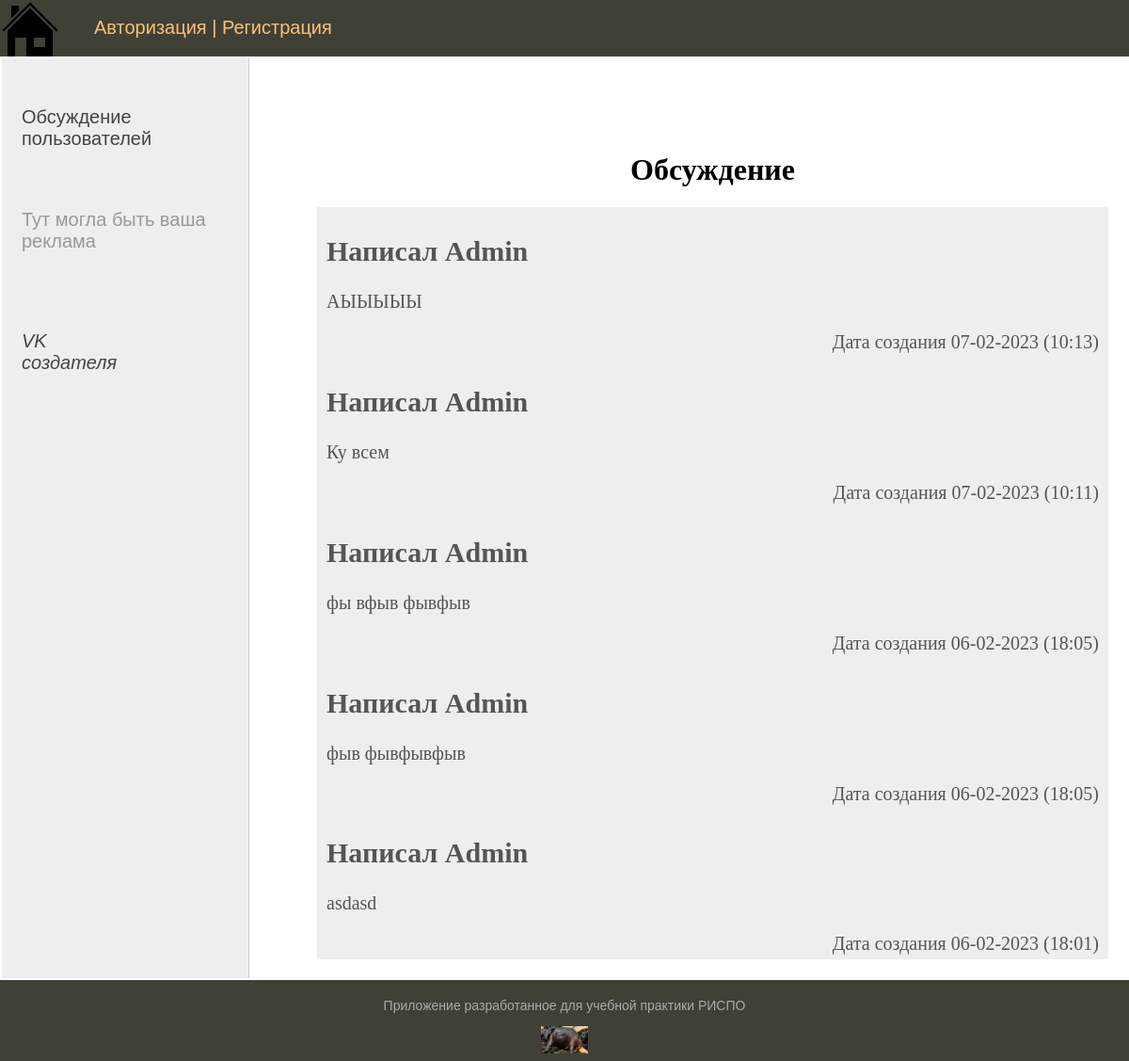
/discussion/, run on an earlier commit of the app's database.
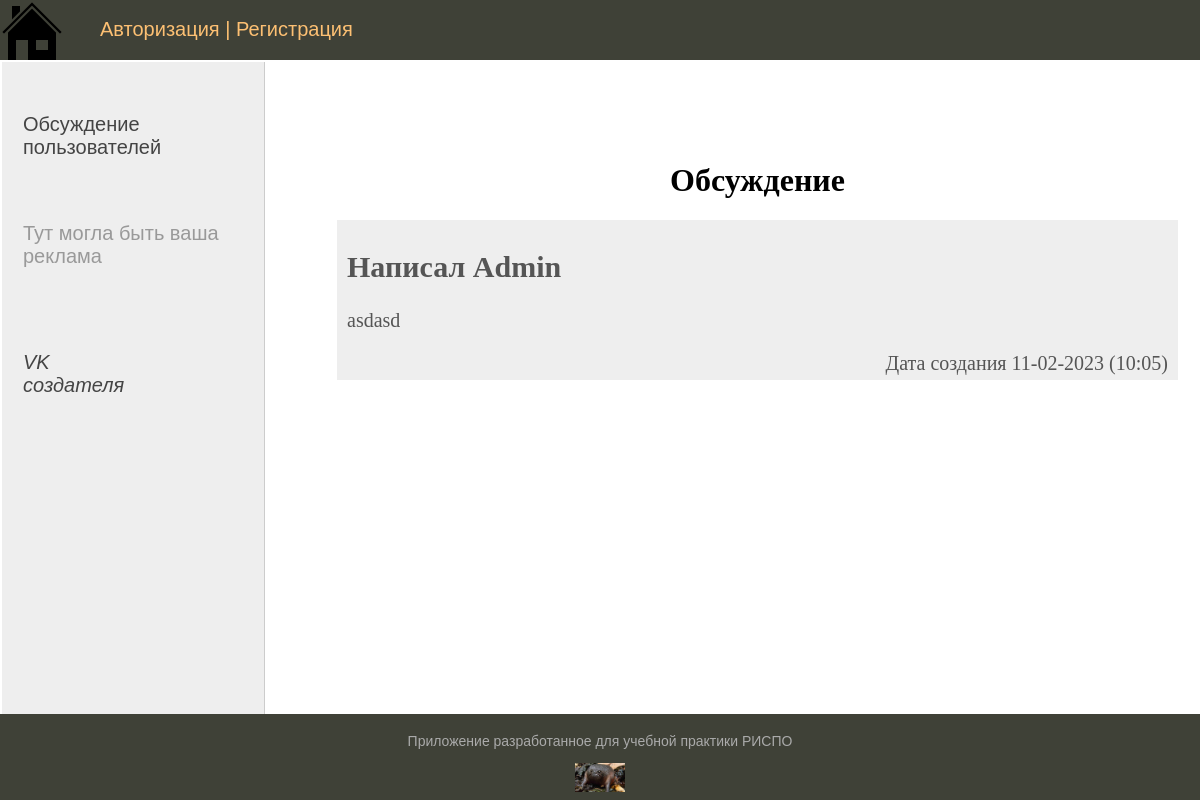
And on a later commit of the database.
### people_active/models.py (models this page shows, shortened)
class DiscussionActive(models.Model):
    message = models.CharField(max_length=500, db_index=True, verbose_name="Сообщение")
    name = models.CharField(max_length=100, db_index=True, verbose_name="Никнейм")
    date = models.DateTimeField(auto_now_add=True, verbose_name="Дата создания", null=True)
    class Meta:
        verbose_name_plural = "Сообщения"
        ordering = ["-date"]

### people_active/views.py (the view)
# urls.py: path("discussion/", Discussion.as_view(), name="discussion"),
class Discussion(DataMixin, ListView):
    model = DiscussionActive
    template_name = "discussion.html"
    context_object_name = "discussion"
    def get_context_data(self, **kwargs):
        context = super().get_context_data(**kwargs)
        data_mixin_def = self.get_user_context(title="Обсуждение")
        return context | data_mixin_def

### people_active/utils.py (called while the page is built)
    def get_user_context(self, **kwargs):
        context = kwargs
        groups = Groups.objects.all()
        user_menu = menu.copy()
        if not self.request.user.is_authenticated:
            user_menu.pop(2)
        context["menu"] = user_menu
        context["group"] = groups
        return context

### people_active/templates/discussion.html (shortened to what this page needs)
{% extends 'base.html' %}
{% block content %}
<h1 align="center">{{ title }}</h1>
{% for ds in discussion %}
<div class="article-panel">
    <h2>
        Написал {{ ds.name }}
    </h2>
    <p>
        {{ ds.message }}
    </p>
    <p class="last">Дата создания {{ ds.date|date:"d-m-Y (H:i)" }} </p>
</div>
{% endfor %}
{% endblock content %}

What changed in the data, as far as the page shows it:
removed DiscussionActive: name "Admin", message "АЫЫЫЫЫ", date "07-02-2023 (10:13)"
removed DiscussionActive: name "Admin", message "Ку всем", date "07-02-2023 (10:11)"
removed DiscussionActive: name "Admin", message "фы вфыв фывфыв", date "06-02-2023 (18:05)"
removed DiscussionActive: name "Admin", message "фыв фывфывфыв", date "06-02-2023 (18:05)"
removed DiscussionActive: name "Admin", message "asdasd", date "06-02-2023 (18:01)"
added DiscussionActive: name "Admin", message "asdasd", date "11-02-2023 (10:05)"
